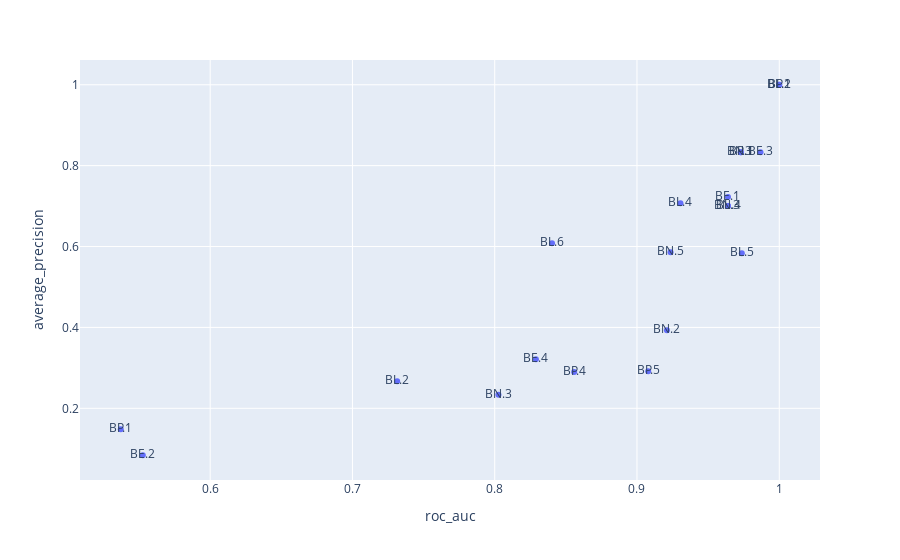

Notebook code cell kept with this figure:
### Code cell
px.scatter(pd.DataFrame(experiment), x="roc_auc", y="average_precision", text="ppa").show()

### Figure 1 — Plotly figure (JSON) as saved in the notebook; plotly's stock layout.template omitted (floating-point values rounded to 4 significant figures)
{"data": [{"hovertemplate": "roc_auc=%{x}<br>average_precision=%{y}<br>ppa=%{text}<extra></extra>", "legendgroup": "", "marker": {"color": "#636efa", "symbol": "circle"}, "mode": "markers+text", "name": "", "orientation": "v", "showlegend": false, "text": ["BE.1", "BE.2", "BE.3", "BE.4", "BL.1", "BL.2", "BL.3", "BL.4", "BL.5", "BL.6", "BN.1", "BN.2", "BN.3", "BN.4", "BN.5", "BP.1", "BP.2", "BP.3", "BP.4", "BP.5"], "type": "scatter", "x": [0.964, 0.5526, 0.9868, 0.8289, 1, 0.7314, 0.964, 0.9306, 0.9737, 0.8403, 0.973, 0.9211, 0.8026, 0.964, 0.9236, 0.5371, 1, 0.973, 0.8559, 0.9079], "xaxis": "x", "y": [0.7222, 0.08392, 0.8333, 0.3214, 1, 0.2668, 0.7, 0.7071, 0.5833, 0.6083, 0.8333, 0.3929, 0.2333, 0.7, 0.5861, 0.1481, 1, 0.8333, 0.2897, 0.2917], "yaxis": "y"}], "layout": {"legend": {"tracegroupgap": 0}, "margin": {"t": 60}, "xaxis": {"anchor": "y", "domain": [0, 1], "title": {"text": "roc_auc"}}, "yaxis": {"anchor": "x", "domain": [0, 1], "title": {"text": "average_precision"}}}}
